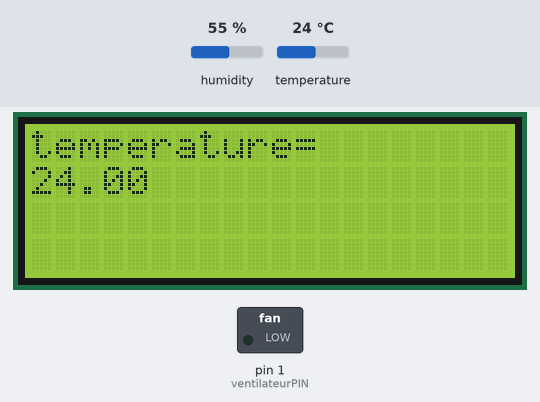
Bench run of a sketch on a simulated Arduino Uno, built with avr-gcc and run on an emulated ATmega328P. Shown: 20×4 character LCD, switched loads named in the sketch (green lamp = pin HIGH). The inputs (shaded band) are chosen by the test bench; at power-on: temperature 24 °C, humidity 55 %.

Above: at 1.2 s.
1.3 s: temperature set to 27 °C
At 3.4 s:
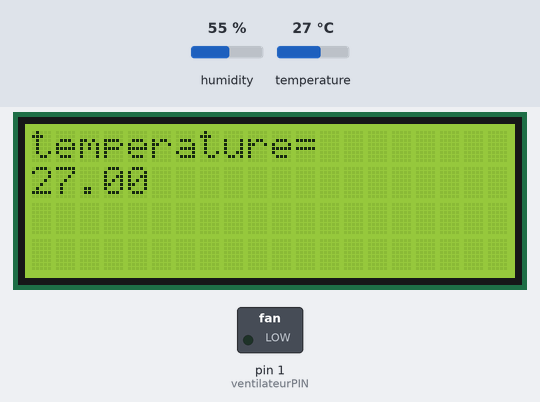
4.0 s: temperature set to 30 °C
At 5.4 s:
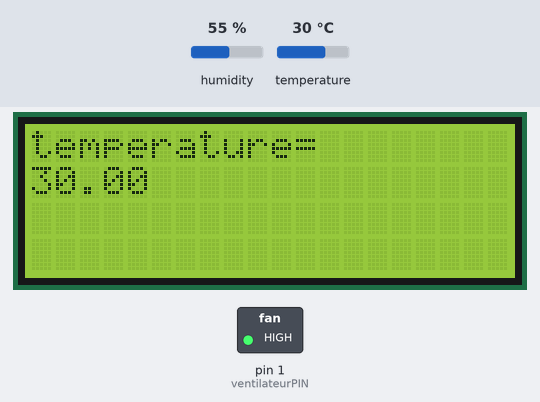
6.7 s: temperature set to 12 °C
At 9.4 s:
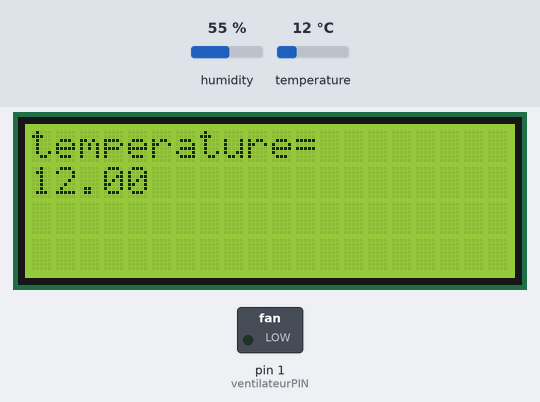
Timing chart, 0 to 10.9 s (numbered marks = the images above; inputs shaded):
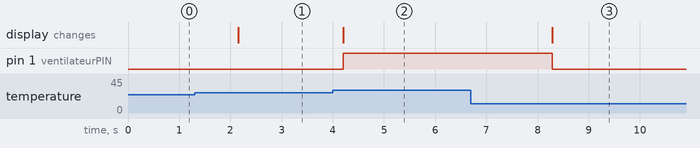

Measured:
- the behaviour switches between 28 and 29 °C on temperature (found by bisection; images 1 and 2)
- after the input at 1.3 s, the display: changes after 0.85 s (image 1)
- after the input at 4.0 s, pin 1 (ventilateurPIN): LOW → HIGH after 0.20 s; the display: changes after 0.20 s (image 2)
- after the input at 6.7 s, pin 1 (ventilateurPIN): HIGH → LOW after 1.6 s; the display: changes after 1.6 s (image 3)

The sketch:

ventiloAvecDht.ino
```cpp
#include <dht11.h>
#include <LiquidCrystal_I2C.h>
#define DHT11PIN 2 // broche DATA -> broche 2
#define ventilateurPIN 1 // broche -> pour ventilateur
LiquidCrystal_I2C lcd(0x27, 20, 4);

dht11 DHT11;

void setup()
{ pinMode(ventilateurPIN,OUTPUT); //règle la borne numérique numéro 2 de la carte Arduino en mode sortie
lcd.init(); // initialisation de l’afficheur
}

void loop()
{
DHT11.read(DHT11PIN);

lcd.backlight(); // active le rétro-éclairage
lcd.clear(); // effacer le contenu de l’Afficheur LCD
lcd.setCursor(0, 0); // se positionner à la première ligne
lcd.print("temperature= ");
lcd.setCursor(0,1); // se positionner à la deuxième ligne
lcd.print((float)DHT11.temperature); // Afficher la température sur l'afficheur
if ((float)DHT11.temperature >28) {
digitalWrite(ventilateurPIN,HIGH); // le ventilateur se met à tourner
} else {
digitalWrite(ventilateurPIN,LOW); // le ventilateur s'arrête
}
delay(2000);
}
```
